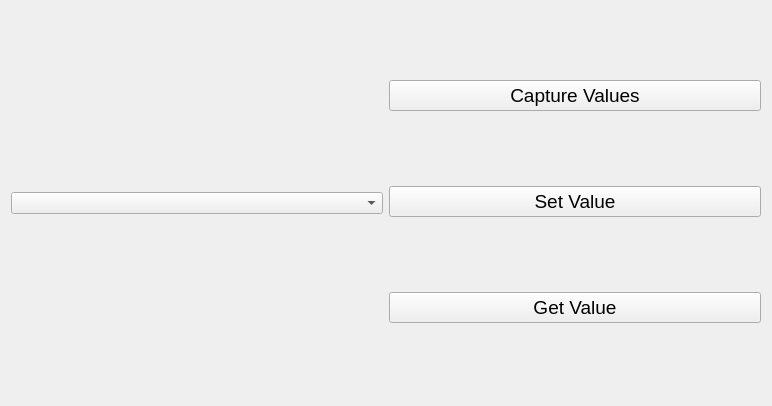
<?xml version="1.0" encoding="UTF-8"?>
<ui version="4.0">
 <class>Widget</class>
 <widget class="QWidget" name="Widget">
  <property name="geometry">
   <rect>
    <x>0</x>
    <y>0</y>
    <width>772</width>
    <height>406</height>
   </rect>
  </property>
  <property name="windowTitle">
   <string>Widget</string>
  </property>
  <layout class="QHBoxLayout" name="horizontalLayout">
   <item>
    <widget class="QComboBox" name="comboBox"/>
   </item>
   <item>
    <layout class="QVBoxLayout" name="verticalLayout">
     <item>
      <widget class="QPushButton" name="CaptureValuepushButton">
       <property name="font">
        <font>
         <pointsize>14</pointsize>
        </font>
       </property>
       <property name="text">
        <string>Capture Values</string>
       </property>
      </widget>
     </item>
     <item>
      <widget class="QPushButton" name="SetValuepushButton">
       <property name="font">
        <font>
         <pointsize>14</pointsize>
        </font>
       </property>
       <property name="text">
        <string>Set Value</string>
       </property>
      </widget>
     </item>
     <item>
      <widget class="QPushButton" name="GetValuepushButton">
       <property name="font">
        <font>
         <pointsize>14</pointsize>
        </font>
       </property>
       <property name="text">
        <string>Get Value</string>
       </property>
      </widget>
     </item>
    </layout>
   </item>
  </layout>
 </widget>
 <resources/>
 <connections/>
</ui>
